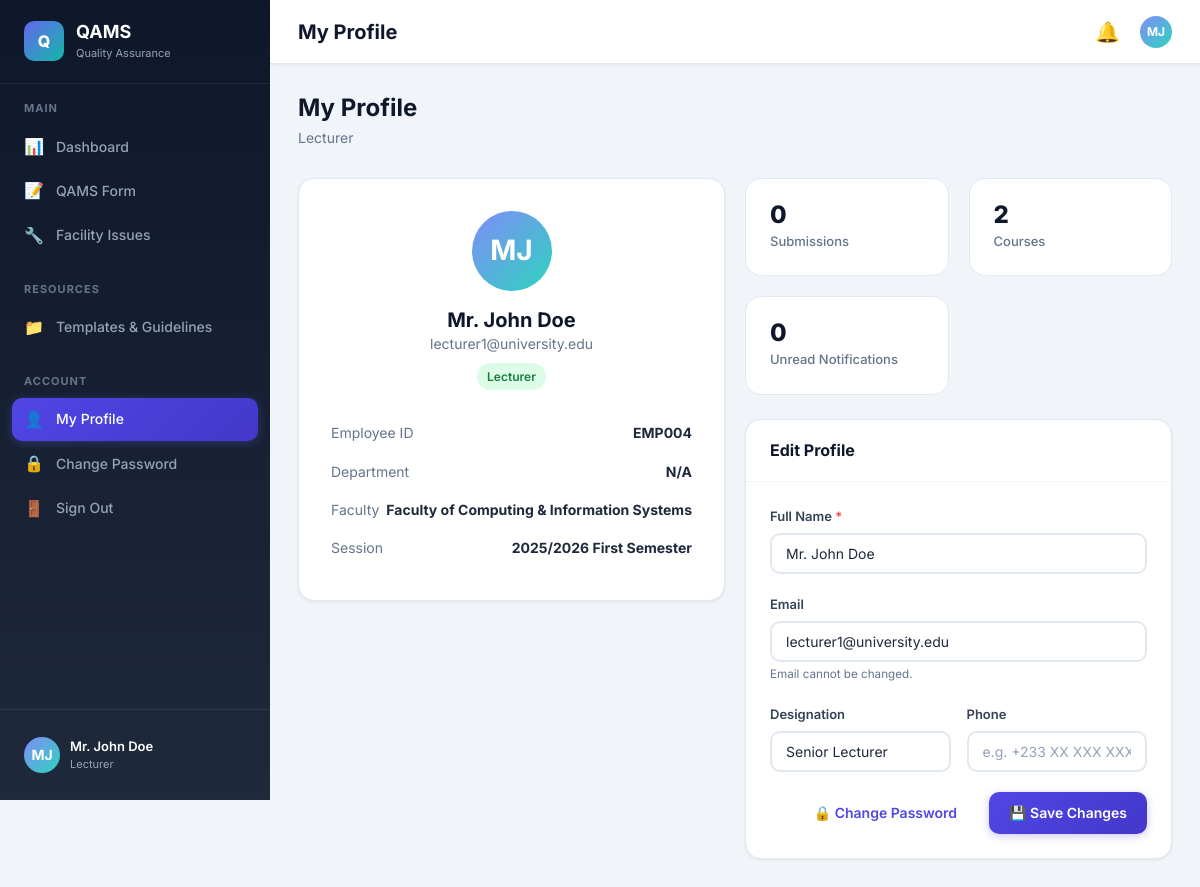
Page /api/profile.php (signed in) on the committed database.
### tables this page shows
CREATE TABLE `users` (
    `id` INT AUTO_INCREMENT PRIMARY KEY,
    `email` VARCHAR(150) NOT NULL UNIQUE,
    `password` VARCHAR(255) NOT NULL,
    `full_name` VARCHAR(150) NOT NULL,
    `employee_id` VARCHAR(50) DEFAULT NULL,
    `designation` VARCHAR(100) DEFAULT NULL,
    `department_id` INT DEFAULT NULL,
    `phone` VARCHAR(20) DEFAULT NULL,
    `employment_type` ENUM('full_time','part_time') DEFAULT 'full_time',
    `is_active` TINYINT(1) DEFAULT 1,
    `last_login` DATETIME DEFAULT NULL,
    `created_at` TIMESTAMP DEFAULT CURRENT_TIMESTAMP,
    `updated_at` TIMESTAMP DEFAULT CURRENT_TIMESTAMP ON UPDATE CURRENT_TIMESTAMP,
    FOREIGN KEY (`department_id`) REFERENCES `departments`(`id`) ON DELETE SET NULL
);

CREATE TABLE `departments` (
    `id` INT AUTO_INCREMENT PRIMARY KEY,
    `faculty_id` INT NOT NULL,
    `name` VARCHAR(150) NOT NULL,
    `code` VARCHAR(20) DEFAULT NULL,
    `created_at` TIMESTAMP DEFAULT CURRENT_TIMESTAMP,
    FOREIGN KEY (`faculty_id`) REFERENCES `faculties`(`id`) ON DELETE CASCADE
);

CREATE TABLE `faculties` (
    `id` INT AUTO_INCREMENT PRIMARY KEY,
    `name` VARCHAR(150) NOT NULL,
    `code` VARCHAR(20) DEFAULT NULL,
    `created_at` TIMESTAMP DEFAULT CURRENT_TIMESTAMP
);

CREATE TABLE `sessions` (
    `id` INT AUTO_INCREMENT PRIMARY KEY,
    `year` INT NOT NULL,
    `semester` TINYINT NOT NULL,
    `label` VARCHAR(100) DEFAULT NULL,
    `is_current` TINYINT(1) DEFAULT 0,
    `created_at` TIMESTAMP DEFAULT CURRENT_TIMESTAMP,
    UNIQUE KEY `unique_session` (`year`, `semester`)
);

### includes/functions.php (called while the page is built, shortened)
<?php
require_once __DIR__ . '/../config/db.php';
function getCurrentUserId()
{
    return $_SESSION['user_id'] ?? null;
}
function getCurrentUserRole()
{
    return $_SESSION['user_role'] ?? null;
}
function getUnreadNotificationCount($userId)
{
    $row = dbFetchOne(
        "SELECT COUNT(*) as cnt FROM notifications WHERE user_id = ? AND is_read = 0",
        'i',
        [$userId]
    );
    return $row['cnt'] ?? 0;
}
function getCurrentAcademicSession()
{
    return dbFetchOne("SELECT * FROM sessions WHERE is_current = 1 LIMIT 1");
}

### includes/auth.php (called while the page is built, shortened)
<?php
require_once __DIR__ . '/functions.php';
function getLoggedInUser()
{
    $userId = getCurrentUserId();
    return dbFetchOne(
        "SELECT u.*, ut.type_name as role_name
         FROM users u
         JOIN user_type_rel utr ON u.id = utr.user_id
         JOIN user_types ut ON utr.user_type_id = ut.id
         WHERE u.id = ?",
        'i',
        [$userId]
    );
}
function getUserDepartment($userId)
{
    return dbFetchOne(
        "SELECT d.*, f.name as faculty_name, f.id as faculty_id
         FROM users u
         JOIN departments d ON u.department_id = d.id
         JOIN faculties f ON d.faculty_id = f.id
         WHERE u.id = ?",
        'i',
        [$userId]
    );
}

### config/db.php (called while the page is built, shortened)
<?php
function getDbConnection() {
    static $conn = null;
    if ($conn === null) {
        $conn = new mysqli(DB_HOST, DB_USER, DB_PASS, DB_NAME, DB_PORT);
        $conn->set_charset("utf8mb4");
    }
    return $conn;
}
function dbQuery($sql, $types = '', $params = []) {
    $conn = getDbConnection();
    $stmt = $conn->prepare($sql);
    if ($types && $params) {
        $stmt->bind_param($types, ...$params);
    }
    $stmt->execute();
    return $stmt;
}
function dbFetchOne($sql, $types = '', $params = []) {
    $stmt = dbQuery($sql, $types, $params);
    $result = $stmt->get_result();
    $row = $result->fetch_assoc();
    return $row;
}

### api/profile.php (the view, shortened to what this page needs)
<?php
$pageTitle = 'My Profile';
require_once __DIR__ . '/../includes/header.php';
require_once __DIR__ . '/../includes/sidebar.php';
$userId = getCurrentUserId();
$userRole = getCurrentUserRole();
$user = getLoggedInUser();
$dept = getUserDepartment($userId);
$stats = [];
if ($userRole == ROLE_LECTURER) {
    $stats['Submissions'] = dbFetchOne("SELECT COUNT(*) as cnt FROM submissions WHERE lecturer_id = ?", 'i', [$userId])['cnt'] ?? 0;
    $stats['Courses'] = dbFetchOne("SELECT COUNT(*) as cnt FROM lecturer_courses WHERE lecturer_id = ?", 'i', [$userId])['cnt'] ?? 0;
} elseif ($userRole == ROLE_CLASS_REP) {
    $stats['Feedback'] = dbFetchOne("SELECT COUNT(*) as cnt FROM feedback WHERE submitted_by = ?", 'i', [$userId])['cnt'] ?? 0;
    $stats['Uploads'] = dbFetchOne("SELECT COUNT(*) as cnt FROM attendance_uploads WHERE uploaded_by = ?", 'i', [$userId])['cnt'] ?? 0;
} elseif ($userRole == ROLE_DIRECTOR) {
    $stats['Total Submissions'] = dbFetchOne("SELECT COUNT(*) as cnt FROM submissions", '', [])['cnt'] ?? 0;
    $stats['Templates'] = dbFetchOne("SELECT COUNT(*) as cnt FROM templates WHERE uploaded_by = ?", 'i', [$userId])['cnt'] ?? 0;
}
$notifCount = getUnreadNotificationCount($userId);
$currentSession = getCurrentAcademicSession();
$sessionLabel = $currentSession ? $currentSession['label'] : 'No active session';
?>
<div class="page-content">
    <div class="page-header">
        <h2>My Profile</h2>
        <p>
            <?= ROLE_NAMES[$userRole] ?? 'User' ?>
        </p>
    </div>
    <div class="form-row" style="gap:20px; align-items:flex-start;">
        <div class="card" style="flex:0 0 300px;">
            <div class="card-body text-center" style="padding:32px;">
                <div class="user-avatar" style="width:80px; height:80px; font-size:28px; margin:0 auto 16px;">
                    <?php
                    $parts = explode(' ', $user['full_name'] ?? '');
                    echo strtoupper(($parts[0][0] ?? '') . ($parts[1][0] ?? ''));
                    ?>
                </div>
                <h3>
                    <?= htmlspecialchars($user['full_name'] ?? '') ?>
                </h3>
                <p class="text-muted">
                    <?= htmlspecialchars($user['email'] ?? '') ?>
                </p>
                <span class="badge badge-approved" style="margin-top:8px;">
                    <?= ROLE_NAMES[$userRole] ?? 'User' ?>
                </span>
                <div style="margin-top:24px; text-align:left;">
                    <div
                        style="padding:8px 0; border-bottom:1px solid var(--border); display:flex; justify-content:space-between;">
                        <span class="text-muted">Employee ID</span>
                        <strong>
                            <?= htmlspecialchars($user['employee_id'] ?? 'N/A') ?>
                        </strong>
                    </div>
                    <div
                        style="padding:8px 0; border-bottom:1px solid var(--border); display:flex; justify-content:space-between;">
                        <span class="text-muted">Department</span>
                        <strong>
                            <?= htmlspecialchars($dept['dept_name'] ?? 'N/A') ?>
                        </strong>
                    </div>
                    <div
                        style="padding:8px 0; border-bottom:1px solid var(--border); display:flex; justify-content:space-between;">
                        <span class="text-muted">Faculty</span>
                        <strong>
                            <?= htmlspecialchars($dept['faculty_name'] ?? 'N/A') ?>
                        </strong>
                    </div>
                    <div style="padding:8px 0; display:flex; justify-content:space-between;">
                        <span class="text-muted">Session</span>
                        <strong>
                            <?= htmlspecialchars($sessionLabel) ?>
                        </strong>
                    </div>
                </div>
            </div>
        </div>
        <div style="flex:1;">
            <?php if (!empty($stats)): ?>
                <div class="stats-grid mb-24" style="grid-template-columns: repeat(auto-fill, minmax(160px, 1fr));">
                    <?php foreach ($stats as $label => $value): ?>
                        <div class="stat-card">
                            <div class="stat-info">
                                <h4>
                                    <?= $value ?>
                                </h4>
                                <p>
                                    <?= $label ?>
                                </p>
                            </div>
                        </div>
                    <?php endforeach; ?>
                    <div class="stat-card">
                        <div class="stat-info">
                            <h4>
                                <?= $notifCount ?>
                            </h4>
                            <p>Unread Notifications</p>
                        </div>
                    </div>
                </div>
            <?php endif; ?>
            <div class="card">
                <div class="card-header">
                    <h3>Edit Profile</h3>
                </div>
                <div class="card-body">
                    <form method="POST" action="" data-validate>
                        <div class="form-group">
                            <label>Full Name <span class="required">*</span></label>
                            <input type="text" name="full_name" class="form-control" required
                                value="<?= htmlspecialchars($user['full_name'] ?? '') ?>">
                        </div>
                        <div class="form-group">
                            <label>Email</label>
                            <input type="email" class="form-control"
                                value="<?= htmlspecialchars($user['email'] ?? '') ?>" disabled>
                            <small class="text-muted">Email cannot be changed.</small>
                        </div>
                        <div class="form-row">
                            <div class="form-group">
                                <label>Designation</label>
                                <input type="text" name="designation" class="form-control"
                                    value="<?= htmlspecialchars($user['designation'] ?? '') ?>"
                                    placeholder="e.g. Senior Lecturer">
                            </div>
                            <div class="form-group">
                                <label>Phone</label>
                                <input type="tel" name="phone" class="form-control"
                                    value="<?= htmlspecialchars($user['phone'] ?? '') ?>"
                                    placeholder="e.g. +233 XX XXX XXXX">
                            </div>
                        </div>
                        <div style="display:flex; gap:12px; justify-content:flex-end;">
                            <a href="<?= BASE_URL ?>auth/change_password.php" class="btn btn-secondary">🔒 Change
                                Password</a>
                            <button type="submit" class="btn btn-primary">💾 Save Changes</button>
                        </div>
                    </form>
                </div>
            </div>
        </div>
    </div>
</div>
<?php require_once __DIR__ . '/../includes/footer.php'; ?>

### includes/header.php (shortened to what this page needs)
<?php
require_once __DIR__ . '/auth.php';
$currentUser = getLoggedInUser();
$userRole = getCurrentUserRole();
$initials = '';
$nameParts = explode(' ', $currentUser['full_name'] ?? 'U');
foreach ($nameParts as $p) {
    $initials .= strtoupper($p[0] ?? '');
}
$initials = substr($initials, 0, 2);
?>
<!DOCTYPE html>
<html lang="en">
<head>
    <link rel="stylesheet" href="<?= BASE_URL ?>assets/css/style.css">
</head>
<body>
    <div class="app-layout">

### includes/sidebar.php (shortened to what this page needs)
<?php
$currentPage = basename($_SERVER['SCRIPT_NAME']);
$currentDir = basename(dirname($_SERVER['SCRIPT_NAME']));
function isActive($page, $dir = '')
{
    global $currentPage, $currentDir;
    if ($dir && $currentDir !== $dir)
        return '';
    return ($currentPage === $page) ? 'active' : '';
}
?>
<aside class="sidebar" id="sidebar">
    <div class="sidebar-header">
        <div class="logo-icon">Q</div>
        <div>
            <h2>QAMS</h2>
            <p>Quality Assurance</p>
        </div>
    </div>
    <nav class="sidebar-nav">
        <?php if ($userRole == ROLE_LECTURER): ?>
            <div class="nav-section">
                <div class="nav-section-title">Main</div>
                <a href="<?= BASE_URL ?>lecturer/dashboard.php"
                    class="nav-link <?= isActive('dashboard.php', 'lecturer') ?>">
                    <span class="nav-icon">📊</span> Dashboard
                </a>
                <a href="<?= BASE_URL ?>lecturer/qams_form.php"
                    class="nav-link <?= isActive('qams_form.php', 'lecturer') ?>">
                    <span class="nav-icon">📝</span> QAMS Form
                </a>
                <a href="<?= BASE_URL ?>lecturer/facility_report.php"
                    class="nav-link <?= isActive('facility_report.php', 'lecturer') ?>">
                    <span class="nav-icon">🔧</span> Facility Issues
                </a>
            </div>
            <div class="nav-section">
                <div class="nav-section-title">Resources</div>
                <a href="<?= BASE_URL ?>lecturer/templates.php"
                    class="nav-link <?= isActive('templates.php', 'lecturer') ?>">
                    <span class="nav-icon">📁</span> Templates & Guidelines
                </a>
            </div>
        <?php endif; ?>
        <div class="nav-section">
            <div class="nav-section-title">Account</div>
            <a href="<?= BASE_URL ?>api/profile.php" class="nav-link <?= isActive('profile.php', 'api') ?>">
                <span class="nav-icon">👤</span> My Profile
            </a>
            <a href="<?= BASE_URL ?>auth/change_password.php"
                class="nav-link <?= isActive('change_password.php', 'auth') ?>">
                <span class="nav-icon">🔒</span> Change Password
            </a>
            <a href="<?= BASE_URL ?>auth/logout.php" class="nav-link">
                <span class="nav-icon">🚪</span> Sign Out
            </a>
        </div>
    </nav>
    <div class="sidebar-footer">
        <div class="sidebar-user">
            <div class="user-avatar">
                <?= $initials ?>
            </div>
            <div class="user-info">
                <div class="name">
                    <?= htmlspecialchars($currentUser['full_name'] ?? 'User') ?>
                </div>
                <div class="role">
                    <?= ROLE_NAMES[$userRole] ?? 'Unknown' ?>
                </div>
            </div>
        </div>
    </div>
</aside>
<main class="main-content">
    <div class="topbar">
        <div class="topbar-left">
            <h1>
                <?= htmlspecialchars($pageTitle ?? 'Dashboard') ?>
            </h1>
        </div>
        <div class="topbar-right">
            <button class="notification-bell" onclick="window.location.href='<?= BASE_URL ?>api/notifications.php'"
                title="Notifications">
                🔔
            </button>
            <div class="user-avatar" style="width:32px;height:32px;font-size:12px;">
                <?= $initials ?>
            </div>
        </div>
    </div>

### includes/footer.php (shortened to what this page needs)
</main>
</div>
</body>
</html>

### rows in the picture
users: full_name "Mr. John Doe", full_name "MJ", email "lecturer1@university.edu", employee "EMP004", designation "Senior Lecturer"
departments: faculty.name "Faculty of Computing & Information Systems"
sessions: label "2025/2026 First Semester"

### other values in the picture
$initials "MJ"
ROLE_NAMES[$userRole] "Lecturer"
$pageTitle "My Profile"
$dept['dept_name'] "N/A"
$value "0"
$label "Submissions"
$value "2"
$label "Courses"
$notifCount "0"
